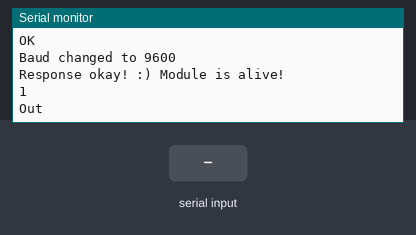
A sketch run on a simulated Arduino Uno, built with avr-gcc and run on an emulated ATmega328P. Shown: the last lines printed to the serial monitor. The inputs (shaded band) are chosen by the test bench. No MQTT or app messages arrive unless stated; the modem accepts every AT command (registered, SIM ready, sends succeed) and sends nothing else.

Above: at 1.2 s.
1.3 s: "0" received over the second serial link
At 1.7 s:
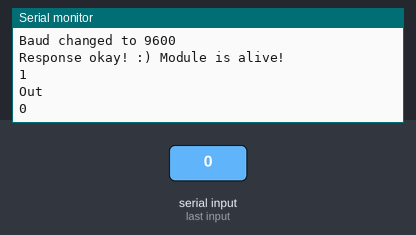
2.8 s: "2" received over the second serial link
At 4.0 s:
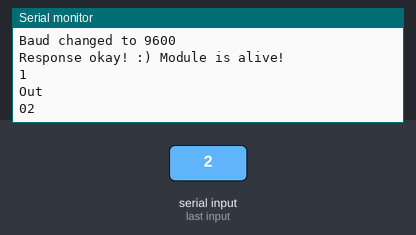

Measured:
- after the input at 1.3 s, the serial monitor: prints a new line at once (image 1)
- after the input at 2.8 s, the serial monitor: prints a new line at once (image 2)

The sketch:

A7_GPRS_PubSub.ino
```cpp
#include <SoftwareSerial.h>
#include<PubSubClient.h>
#include<A7Client.h>

A7Client a7Client (7, 8); // RX, TX on Uno, connected to Tx, Rx of A7 Module
PubSubClient client(a7Client);

char server[] = "iot.eclipse.org";
uint8_t message[]={0x0F,0x0C,0x02,0x41,0x42,0x00,0x48,0x65,0x6C,0x6C,0x6F,0x57,0x6F,0x72,0x6C,0x64};
//char buffer[512];

void callback(char* topic, byte* payload, unsigned int length) {
  Serial.print("Message arrived [");
  Serial.print(topic);
  Serial.print("] ");
  for (int i = 0; i < length; i++) {
    Serial.print((char)payload[i]);
  }
  Serial.println();
}

void reconnect() {
  // Loop until we're reconnected
  Serial.println("Entered this reconnect() loop!");
  while (!client.connected()) {
    Serial.print("Attempting MQTT connection...");
    // Attempt to connect
    if (client.connect("arduinoClientabcd5569")) {
      Serial.println("connected");
      // Once connected, publish an announcement...
      client.publish("AB", "hello world");
      // ... and resubscribe
      client.subscribe("inTopic");
    } else {
      Serial.print("failed, rc=");
      Serial.print(client.state());
      Serial.println(" try again in 5 seconds");
      // Wait 5 seconds before retrying
      delay(5000);
    }
  }
}

void setup() {
  Serial.begin(9600);
  a7Client.changeBaud();//Baud rate for A7.serial is now at 9600 bps
  Serial.println("Response okay! :) Module is alive!");
  //  a7Client.connect("mujkotel.wz.cz", 80);
  //  if (a7Client.connected()) {
  //    a7Client.write("GET /index.html HTTP/1.1\r\nHost: mujkotel.wz.cz\r\n\r\n");
  //  }
  client.setServer(server, 1883);
  client.setCallback(callback);
  Serial.println(client.connect("abhjtid"));
  Serial.println(F("Out"));
  client.publish("AB", "hello world");
//  a7Client.write(message, 16);

//  while (!client.connected()) {
//    Serial.println("Reconnect!");
//    Serial.println("Attempting MQTT connection...");
//    Serial.println(client.connect("arduinoClient"));
//    client.publish("outTopic", "hello world");
//    client.subscribe("inTopic");
    // Attempt to connect
//    if (client.connect("arduinoClient")) {
//      Serial.println("connected");
//      // Once connected, publish an announcement...
//      client.publish("outTopic", "hello world");
//      // ... and resubscribe
//      client.subscribe("inTopic");
//    }else {
//      Serial.print("failed, rc=");
//      Serial.print(client.state());
//      Serial.println(" try again in 5 seconds");
//      // Wait 5 seconds before retrying
//      delay(1500);
//      }
//  }
}

void loop() {
  if (a7Client.available())
    Serial.write(a7Client.read());

  if (Serial.available())
    a7Client.writeSerial(Serial.read());

}
```
